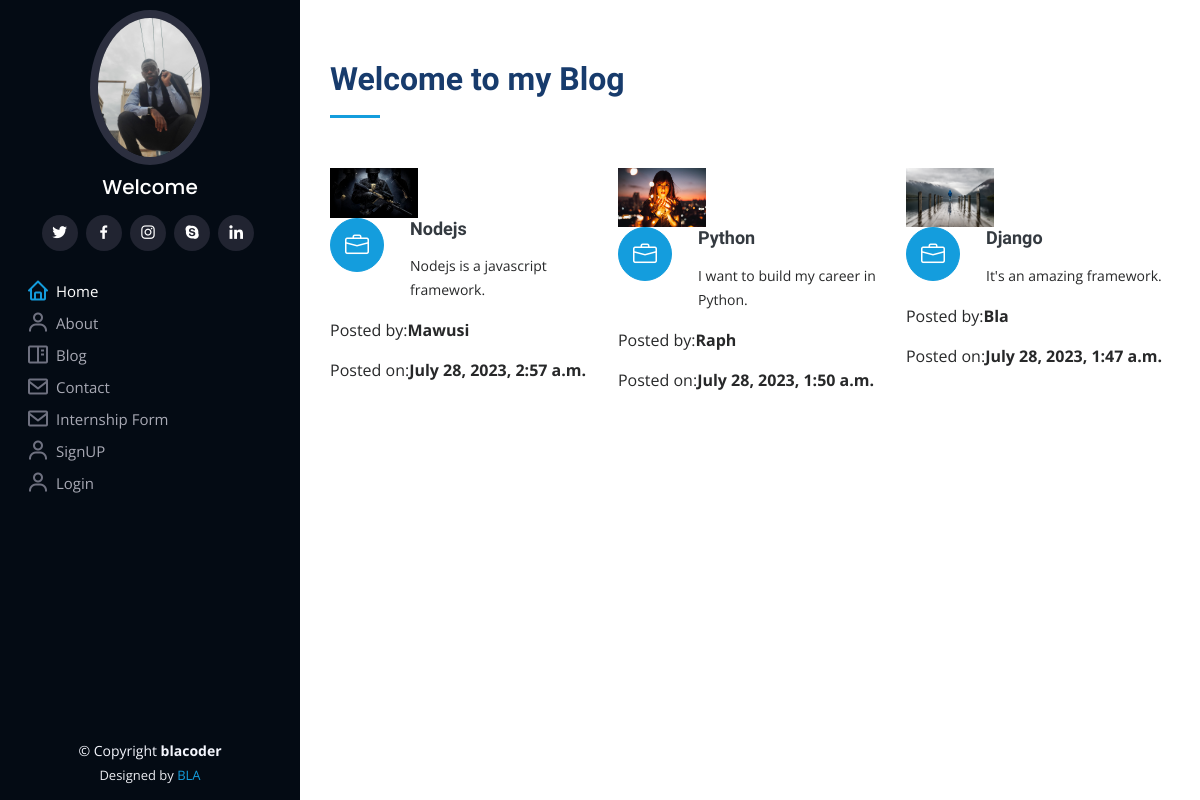
Page /blog on the committed database.
### portfolio/models.py (models this page shows, shortened)
class Blogs(models.Model):
    title = models.CharField(max_length=60)
    description = models.TextField()
    authname = models.CharField(max_length=25)
    img = models.ImageField(upload_to='blog',blank=True, null=True)
    timeStamp = models.DateTimeField(auto_now_add=True, blank=True)

### portfolio/views.py (the view)
# urls.py: path('blog', views.handleblog, name='blog'),
def handleblog(request):
    posts = Blogs.objects.all()
    context = {"posts":posts}
    return render(request, 'blog.html',context)

### templates/blog.html (shortened to what this page needs)
{% extends 'base.html' %}
{% block body %}
{% load static %}
<section id="services" class="services">
    <div class="container">
      <div class="section-title">
        <h2>Welcome to my Blog</h2>
      </div>
      <div class="row">
{% for post in posts reversed  %}
        <div class="col-lg-4 col-md-6 icon-box" data-aos="fade-up">
            <div class="col-lg-4" data-aos="fade-right">
                <img src="{{ post.img.url }}" class="img-fluid" alt="no-image">
              </div>
          <div class="icon"><i class="bi bi-briefcase"></i></div>
          <h4 class="title"><a href="">{{post.title}}</a></h4>
          <p class="description">{{post.description}}</p>
          <p>Posted by:<b>{{post.authname}}</b></p>
          <p>Posted on:<b>{{post.timeStamp}}</b></p>
        </div>
{% endfor %}
      </div>
    </div>
  </section>
{% endblock body %}

### templates/base.html (shortened to what this page needs)
{% load static %}
<!DOCTYPE html>
<html lang="en">
<head>
    <meta-charset="utf-8" />
  <link href="{% static 'assets/vendor/aos/aos.css' %}" rel="stylesheet">
  <link href="{% static 'assets/vendor/bootstrap/css/bootstrap.min.css' %}" rel="stylesheet">
  <link href="{% static 'assets/vendor/bootstrap-icons/bootstrap-icons.css' %}" rel="stylesheet">
  <link href="{% static 'assets/vendor/boxicons/css/boxicons.min.css' %}" rel="stylesheet">
  <link href="{% static 'assets/vendor/glightbox/css/glightbox.min.css' %}" rel="stylesheet">
  <link href="{% static 'assets/vendor/swiper/swiper-bundle.min.css' %}" rel="stylesheet">
  <link href="{% static 'assets/css/style.css' %}" rel="stylesheet">
</head>
<body>
  <header id="header">
    <div class="d-flex flex-column">
      <div class="profile">
        <img src="{% static 'assets/img/Raph.jpg' %}" alt="" class="img-fluid rounded-circle">
        <h1 class="text-light"><a href="index.html">Welcome {{user.username}}</a></h1>
        <div class="social-links mt-3 text-center">
          <a href="#" class="twitter" title="twitter"><i class="bx bxl-twitter"></i></a>
          <a href="#" class="facebook" title="facebook"><i class="bx bxl-facebook"></i></a>
          <a href="#" class="instagram" title="instagram"><i class="bx bxl-instagram"></i></a>
          <a href="#" class="google-plus" title="google-plus"><i class="bx bxl-skype"></i></a>
          <a href="#" class="linkedin" title="linkedin"><i class="bx bxl-linkedin"></i></a>
        </div>
      </div>
      <nav id="navbar" class="nav-menu navbar">
        <ul>
          <li><a href="/" class="nav-link scrollto active"><i class="bx bx-home"></i> <span>Home</span></a></li>
          <li><a href="/about" class="nav-link scrollto "><i class="bx bx-user"></i> <span>About</span></a></li>
          <li><a href="/blog" class="nav-link scrollto"><i class="bx bx-book-content"></i> <span>Blog</span></a></li>
          <li><a href="/contact" class="nav-link scrollto"><i class="bx bx-envelope"></i> <span>Contact</span></a></li>
          <li><a href="/internshipdetails" class="nav-link scrollto"><i class="bx bx-envelope"></i> <span>Internship Form</span></a></li>
          {% if not request.user.is_authenticated %}
          <li><a href="/auth/signup" class="nav-link scrollto"><i class="bx bx-user"></i> <span>SignUP</span></a></li>
          <li><a href="/auth/login" class="nav-link scrollto"><i class="bx bx-user"></i> <span>Login</span></a></li>
          {% else %}
          <li><a href="/auth/logout" class="nav-link scrollto"><i class="bx bx-user"></i> <span>Logout</span></a></li>
          {% endif %}
        </ul>
      </nav>
    </div>
  </header>
  <main id="main">
{% block body %}{% endblock body %}
  </main>
  <footer id="footer">
    <div class="container">
      <div class="copyright">
        &copy; Copyright <strong><span>blacoder</span></strong>
      </div>
      <div class="credits">
        Designed by <a href="#">BLA</a>
      </div>
    </div>
  </footer>
</body>
</html>

### static/assets/css/style.css (style rules this page uses)
body { font-family: "Open Sans", sans-serif; color: #272829; }
a { color: #149ddd; text-decoration: none; }
h1, h2, h3, h4, h5, h6 { font-family: "Raleway", sans-serif; }
#header { position: fixed; top: 0; left: 0; bottom: 0; width: 300px; transition: all ease-in-out 0.5s; z-index: 9997; transition: all 0.5s; padding: 0 15px; background: #040b14; overflow-y: auto; }
#header .profile img { margin: 10px auto; display: block; width: 120px; border: 8px solid #2c2f3f; }
#header .profile h1 { font-size: 20px; margin: 0; padding: 0; font-weight: 500; -moz-text-align-last: center; text-align-last: center; font-family: "Poppins", sans-serif; }
#header .profile h1 a, #header .profile h1 a:hover { color: #fff; text-decoration: none; }
#header .profile .social-links a { font-size: 18px; display: inline-block; background: #212431; color: #fff; line-height: 1; padding: 8px 0; margin-right: 4px; border-radius: 50%; text-align: center; width: 36px; height: 36px; transition: 0.3s; }
#main { margin-left: 300px; }
.container, .container-fluid { padding-left: 30px; padding-right: 30px; }
.nav-menu { padding: 30px 0 0 0; }
.nav-menu * { margin: -1px; padding: 0; list-style: none; }
.nav-menu>ul>li { position: relative; white-space: nowrap; }
.nav-menu a, .nav-menu a:focus { display: flex; align-items: center; color: #a8a9b4; padding: 1.5px 15px; margin-bottom: 8px; transition: 0.3s; font-size: 15px; }
.nav-menu a i, .nav-menu a:focus i { font-size: 24px; padding-right: 8px; color: #6f7180; }
.nav-menu a:hover, .nav-menu .active, .nav-menu .active:focus, .nav-menu li:hover>a { text-decoration: none; color: #fff; }
.nav-menu a:hover i, .nav-menu .active i, .nav-menu .active:focus i, .nav-menu li:hover>a i { color: #149ddd; }
section { padding: 60px 0; overflow: hidden; }
.section-title { padding-bottom: 30px; }
.section-title h2 { font-size: 32px; font-weight: bold; margin-bottom: 20px; padding-bottom: 20px; position: relative; color: #173b6c; }
.section-title h2::after { content: ""; position: absolute; display: block; width: 50px; height: 3px; background: #149ddd; bottom: 0; left: 0; }
.services .icon-box { margin-bottom: 20px; }
.services .icon { float: left; display: flex; align-items: center; justify-content: center; width: 54px; height: 54px; background: #149ddd; border-radius: 50%; transition: 0.5s; border: 1px solid #149ddd; }
.services .icon i { color: #fff; font-size: 24px; line-height: 0; }
.services .title { margin-left: 80px; font-weight: 700; margin-bottom: 15px; font-size: 18px; }
.services .title a { color: #343a40; }
.services .description { margin-left: 80px; line-height: 24px; font-size: 14px; }
#footer { padding: 15px; color: #f4f6fd; font-size: 14px; position: fixed; left: 0; bottom: 0; width: 300px; z-index: 9999; background: #040b14; }
#footer .copyright { text-align: center; }
#footer .credits { padding-top: 5px; text-align: center; font-size: 13px; color: #eaebf0; }

### rows in the picture
Blogs: img (picture), title "Nodejs", description "Nodejs is a javascript framework.", authname "Mawusi", timeStamp "July 28, 2023, 2:57 a.m."
Blogs: img (picture), title "Python", description "I want to build my career in Python.", authname "Raph", timeStamp "July 28, 2023, 1:50 a.m."
Blogs: img (picture), title "Django", description "It's an amazing framework.", authname "Bla", timeStamp "July 28, 2023, 1:47 a.m."
